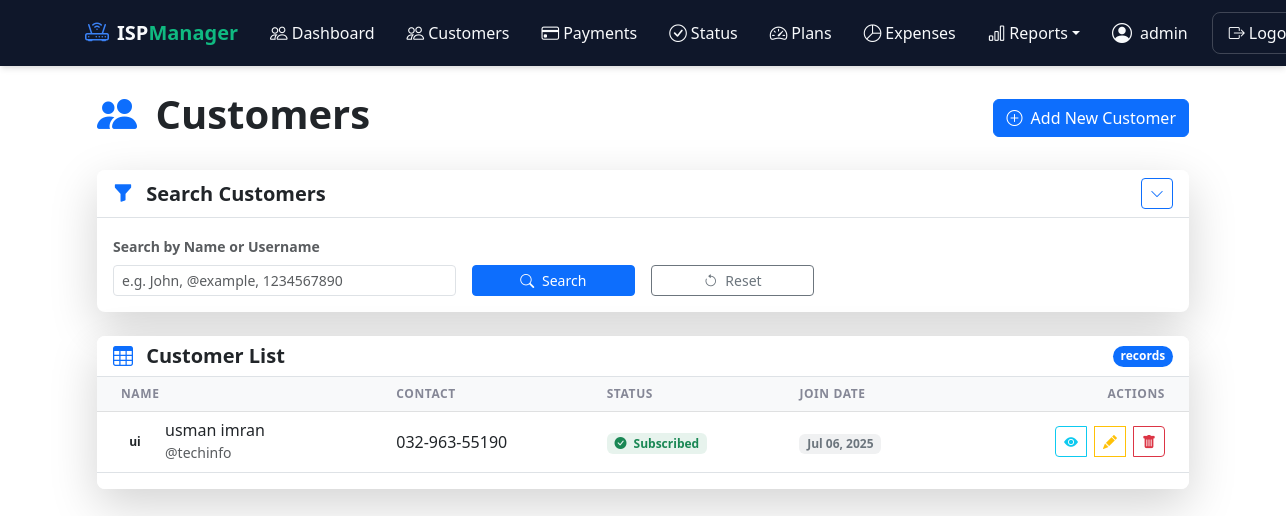
The app's page /customers/ (signed in), older data.
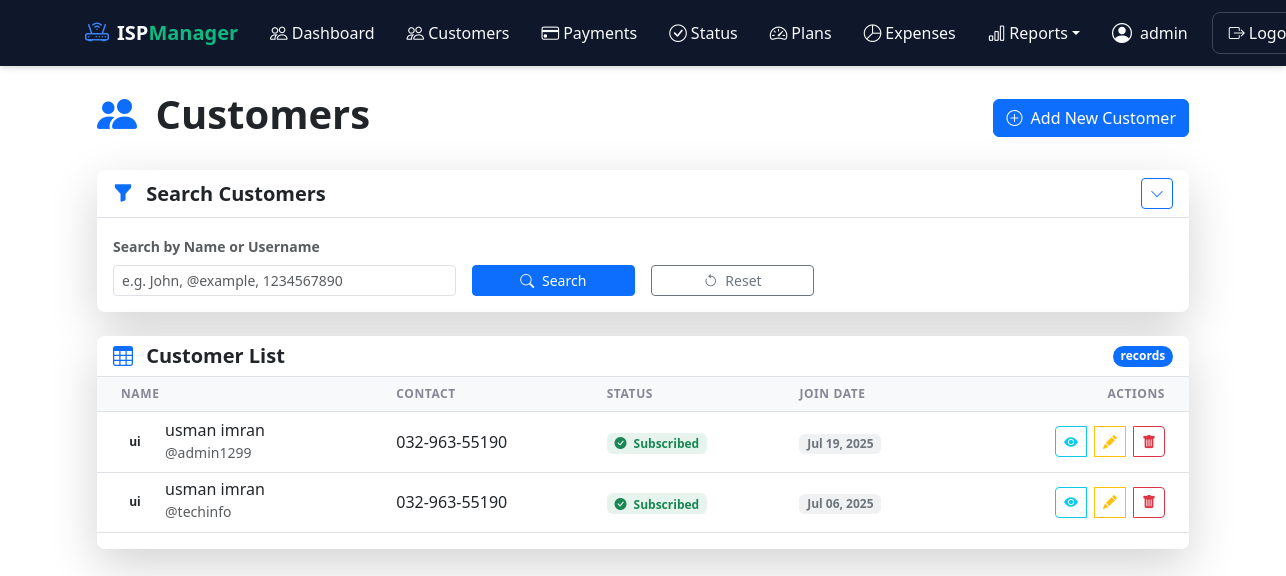
The same page, newer data.
### customers/models.py (models this page shows, shortened)
class Customer(models.Model):
    STATUS_CHOICES = [
        ('active', 'Active'),
        ('inactive', 'Inactive'),
        ('suspended', 'Suspended'),
    ]
    username = models.CharField(
        max_length=50,
        unique=True,
        help_text="Unique username for customer login"
    )
    first_name = models.CharField(max_length=100)
    last_name = models.CharField(max_length=100)
    join_date = models.DateField(default=timezone.now)
    phone = models.CharField(max_length=20)
    service_plan = models.ForeignKey(
        'ServicePlan',
        on_delete=models.SET_NULL,
        null=True,
        blank=True
    )
    service_installation_date = models.DateField(null=True, blank=True)
    status = models.CharField(
        max_length=10,
        choices=STATUS_CHOICES,
        default='active'
    )
    id_card_front = models.ImageField(
        upload_to=customer_id_upload_path,
        validators=[FileExtensionValidator(['jpg', 'jpeg', 'png'])],
        verbose_name="ID Card Front",
        blank=True,
        null=True
    )
    id_card_back = models.ImageField(
        upload_to=customer_id_upload_path,
        validators=[FileExtensionValidator(['jpg', 'jpeg', 'png'])],
        verbose_name="ID Card Back",
        blank=True,
        null=True
    )
    created_at = models.DateTimeField(auto_now_add=True)
    updated_at = models.DateTimeField(auto_now=True)
    class Meta:
        ordering = ['-join_date']
        verbose_name = "Customer"
        verbose_name_plural = "Customers"

### customers/views.py (the view)
# urls.py: path('customers/', CustomerListView.as_view(), name='customer_list'),
class CustomerListView(LoginRequiredMixin, FilterView):
    model = Customer
    template_name = 'customers/customer_list.html'
    context_object_name = 'customers'
    paginate_by = 20
    filterset_class = CustomerFilter  # Add this line
    def get_queryset(self):
        queryset = super().get_queryset()
        return queryset.order_by('-id')
    def get_context_data(self, **kwargs):
        context = super().get_context_data(**kwargs)
        context['filter_form'] = context['filter'].form  # Pass the filter form to template
        return context

### templates/customers/customer_list.html (shortened to what the changed rows need)
{% extends 'base.html' %}
{% load crispy_forms_tags %}
{% block content %}
<div class="container animate__animated animate__fadeIn">
    <div class="d-flex justify-content-between align-items-center mb-4">
        <h1 class="fw-bold text-dark">
            <i class="bi bi-people-fill text-primary me-2"></i>
            Customers
        </h1>
    </div>
    <div class="card border-0 shadow-lg animate__animated animate__fadeInUp">
        <div class="card-body p-0">
            <div class="table-responsive">
                <table class="table table-hover align-middle mb-0">
                    <thead class="table-light">
                        <tr>
                            <th class="ps-4">Name</th>
                            <th>Contact</th>
                            <th>Status</th>
                            <th>Join Date</th>
                            <th class="pe-4 text-end">Actions</th>
                        </tr>
                    </thead>
                    <tbody>
                        {% for customer in customers %}
                        <tr class="animate__animated animate__fadeIn"
                            style="animation-delay: {{ forloop.counter0|divisibleby:2|yesno:'0.1s,0.2s' }}">
                            <td class="ps-4">
                                <div class="d-flex align-items-center">
                                    <div class="avatar avatar-sm bg-light-primary rounded-circle me-3">
                                        <span class="avatar-text">{{ customer.first_name|first }}{{ customer.last_name|first }}</span>
                                    </div>
                                    <div>
                                        <h6 class="mb-0">{{ customer.first_name }} {{ customer.last_name }}</h6>
                                        <small class="text-muted">@{{ customer.username }}</small>
                                    </div>
                                </div>
                            </td>
                            <td>
                                <div class="d-flex flex-column">
                                    <span class="text-dark">{{ customer.phone|default:"No phone" }}</span>
                                </div>
                            </td>
                            <td>
                                {% if customer.service_plan %}
                                <span class="badge bg-success bg-opacity-10 text-success">
                                    <i class="bi bi-check-circle-fill me-1"></i> Subscribed
                                </span>
                                {% else %}
                                <span class="badge bg-danger bg-opacity-10 text-danger">
                                    <i class="bi bi-exclamation-circle-fill me-1"></i> Not Subscribed
                                </span>
                                {% endif %}
                            </td>
                            <td>
                                <span class="badge bg-secondary bg-opacity-10 text-secondary">
                                    {{ customer.join_date|date:"M d, Y" }}
                                </span>
                            </td>
                            <td class="pe-4 text-end">
                                <div class="btn-group" role="group">
                                    <a href="{% url 'customer_detail' customer.pk %}"
                                       class="btn btn-sm btn-outline-info hover-scale me-2"
                                       data-bs-toggle="tooltip" data-bs-placement="top" title="View Details">
                                        <i class="bi bi-eye-fill"></i>
                                    </a>
                                    <a href="{% url 'customer_update' customer.pk %}"
                                       class="btn btn-sm btn-outline-warning hover-scale me-2"
                                       data-bs-toggle="tooltip" data-bs-placement="top" title="Edit">
                                        <i class="bi bi-pencil-fill"></i>
                                    </a>
                                    <a href="{% url 'customer_delete' customer.pk %}"
                                       class="btn btn-sm btn-outline-danger hover-scale"
                                       data-bs-toggle="tooltip" data-bs-placement="top" title="Delete">
                                        <i class="bi bi-trash-fill"></i>
                                    </a>
                                </div>
                            </td>
                        </tr>
                        {% endfor %}
                    </tbody>
                </table>
            </div>
        </div>
    </div>
</div>
{% endblock %}

Row changes from the older to the newer data that the page shows:
added Customer: first_name|first "u", last_name|first "i", first_name "usman", last_name "imran", username "admin1299", phone "032-963-55190", shows "Subscribed", join_date "Jul 19, 2025"
